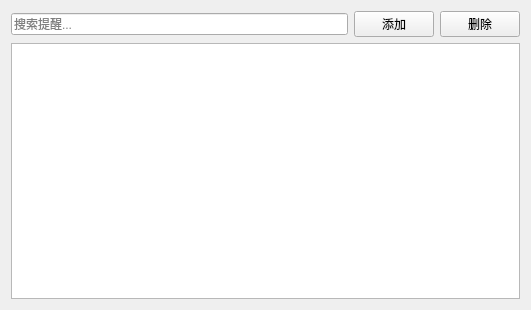
<?xml version="1.0" encoding="UTF-8"?>
<ui version="4.0">
 <class>ActiveReminderList</class>
 <widget class="QWidget" name="ActiveReminderList">
  <property name="geometry">
   <rect>
    <x>0</x>
    <y>0</y>
    <width>531</width>
    <height>310</height>
   </rect>
  </property>
  <property name="sizePolicy">
   <sizepolicy hsizetype="Expanding" vsizetype="Expanding">
    <horstretch>0</horstretch>
    <verstretch>0</verstretch>
   </sizepolicy>
  </property>
  <property name="windowTitle">
   <string>提醒列表</string>
  </property>
  <layout class="QVBoxLayout" name="verticalLayout">
   <item>
    <layout class="QHBoxLayout" name="horizontalLayout">
     <item>
      <widget class="QLineEdit" name="searchEdit">
       <property name="placeholderText">
        <string>搜索提醒...</string>
       </property>
      </widget>
     </item>
     <item>
      <widget class="QPushButton" name="addButton">
       <property name="text">
        <string>添加</string>
       </property>
      </widget>
     </item>
     <item>
     <widget class="QPushButton" name="deleteButton">
       <property name="text">
        <string>删除</string>
       </property>
      </widget>
     </item>
    </layout>
   </item>
   <item>
    <widget class="QTableView" name="tableView">
     <property name="selectionMode">
      <enum>QAbstractItemView::SelectionMode::ExtendedSelection</enum>
     </property>
     <property name="selectionBehavior">
      <enum>QAbstractItemView::SelectionBehavior::SelectRows</enum>
     </property>
     <property name="showGrid">
      <bool>true</bool>
     </property>
    </widget>
   </item>
  </layout>
 </widget>
 <resources/>
 <connections/>
</ui>
